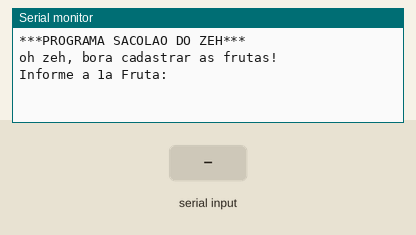
Simulated run of this sketch. Board: Arduino Uno, built with avr-gcc and run on an emulated ATmega328P. Parts: the last lines printed to the serial monitor. The test bench sets the inputs (shaded band).

Above: at 0.8 s.
0.9 s: "90,45\n" received over Serial
At 3.1 s:
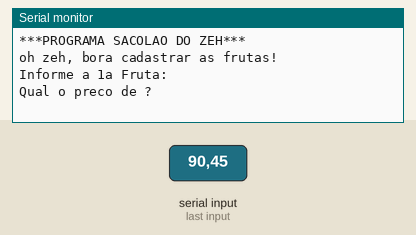
3.4 s: "30,150\n" received over Serial
At 5.0 s:
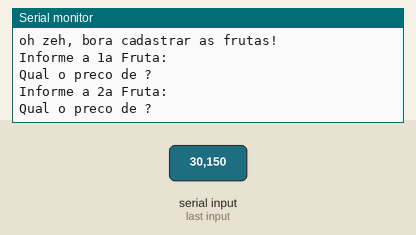

The sketch:

Vetor-_cadastro_de_frutas_com_pre_o.ino
```cpp
	// C++ code
//Variáveis Globais
//vetor tamanho 6: vai de 0 até 5
String frutas[6];//cria um vetor tamanho 6 (preenchendo as posições com strings vazias)
float precosFrutas[6];
void setup()
{
  Serial.begin(9600);

  Serial.println("***PROGRAMA SACOLAO DO ZEH***");
  Serial.println();


  Serial.println("oh zeh, bora cadastrar as frutas!");

  Serial.println();
  //pede as frutas para o usuário
  for(int i = 0; i <= 5; i++){
  //pega a fruta do usuário
    Serial.println("Informe a " + String(i + 1) + "a Fruta:");
    while(!Serial.available());
    String frutaDigitada = Serial.readString();

  //pega o preço da fruta
    Serial.println("Qual o preco de " + frutas[i] + "?");
    while(!Serial.available());
    float precoDigitado = Serial.parseFloat();


    //põe a fruta na sacola /cadastra a fruta no array/vetor
    frutas[i] = frutaDigitada;
    precosFrutas[i] = precoDigitado;

  }//fim do for

  Serial.println("Exibindo os valores cadastros: ");
  Serial.println();

  for(int i = 1; i <=5; i++)
  {
  Serial.println(String(i + 1) + "a Fruta: " + frutas[i]);
  Serial.println("Preco da Fruta: " + String(precosFrutas[i]));
  }

}//fim do setup

void loop()
{

}
```

Measured:
- after the input at 0.9 s, the serial monitor: prints a new line after 1.0 s (image 1)
- after the input at 3.4 s, the serial monitor: prints a new line at once (image 2)
